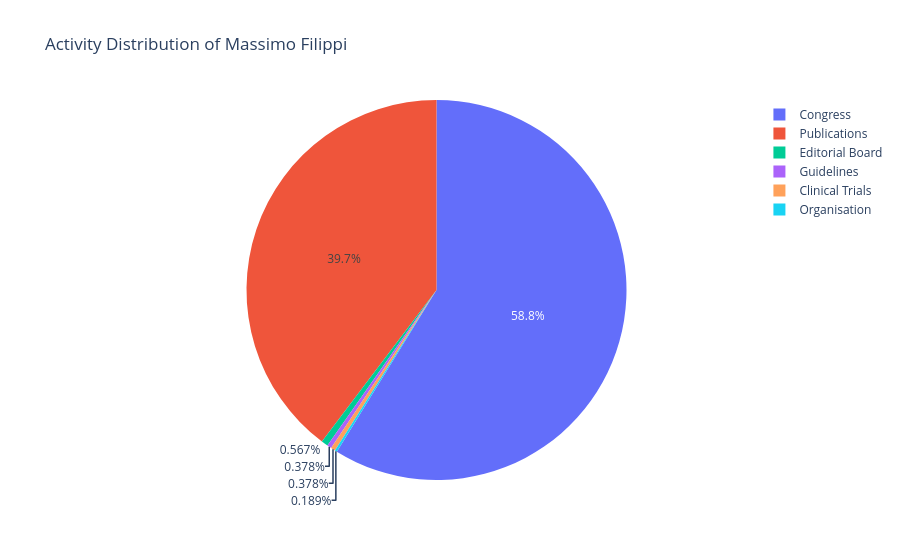

Here is the notebook cell this chart was saved with:
### Code cell
import plotly.express as px

fig = px.pie(
    names=labels,
    values=values,
    title=f"Activity Distribution of {top1['Name'].values[0]}"
)

fig.show()

### Figure 1 — Plotly figure (JSON) as saved in the notebook; plotly's stock layout.template omitted (floating-point values rounded to 4 significant figures)
{"data": [{"domain": {"x": [0, 1], "y": [0, 1]}, "hovertemplate": "label=%{label}<br>value=%{value}<extra></extra>", "labels": ["Publications", "Congress", "Guidelines", "Editorial Board", "Organisation", "Clinical Trials"], "legendgroup": "", "name": "", "showlegend": true, "type": "pie", "values": [210, 311, 2, 3, 1, 2]}], "layout": {"legend": {"tracegroupgap": 0}, "title": {"text": "Activity Distribution of Massimo Filippi"}}}
